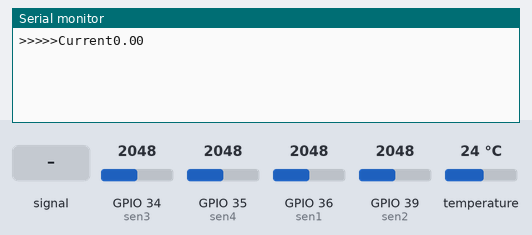
Simulated run of this sketch. Board: ESP32. On the bench: the last lines printed to the serial monitor. The test bench sets the inputs (shaded band); at power-on: temperature 24 °C, GPIO 34 (sen3) = 2048, GPIO 36 (sen1) = 2048, GPIO 35 (sen4) = 2048, GPIO 39 (sen2) = 2048.

Above: at 1.2 s.
1.3 s: GPIO 34 (sen3) fed a 200 Hz sine of ±327 counts around its level
At 5.6 s:
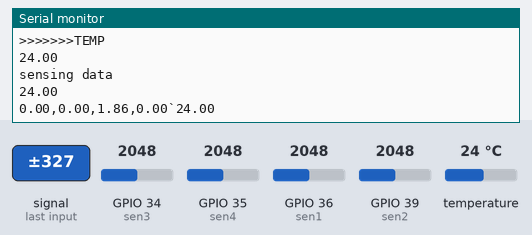
6.2 s: temperature set to 12 °C
At 7.5 s:
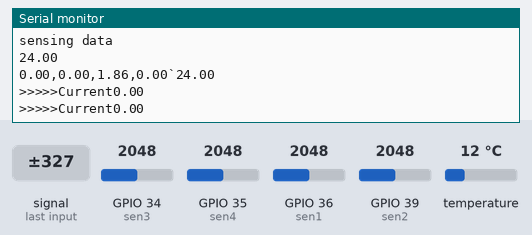
7.7 s: GPIO 34 (sen3) set to 2866
At 8.3 s:
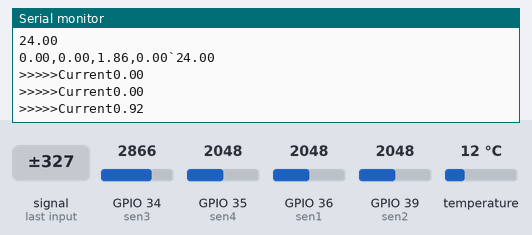
9.2 s: GPIO 36 (sen1) fed a 200 Hz sine of ±327 counts around its level
10.7 s: GPIO 39 (sen2) fed a 200 Hz sine of ±327 counts around its level
12.2 s: GPIO 36 (sen1) set to 2866
At 13.0 s:
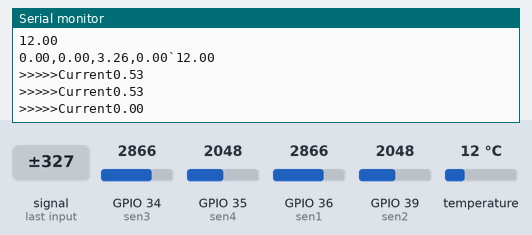
Timing chart, 0 to 14.7 s (numbered marks = the images above; inputs shaded):
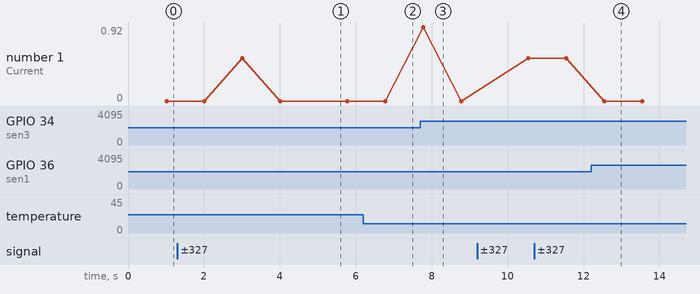

Measured:
- after the input at 1.3 s, the serial monitor: prints a new line after 1.7 s (image 1)
- after the input at 7.7 s, the serial monitor: prints a new line after 0.08 s (image 3)
- plotted number 1: 0 → 0.53 after the input at 9.2 s

The sketch:

WaterFilterU2V2.ino
```cpp
#include <SoftwareSerial.h>
#include <ArduinoJson.h>
#include <TaskScheduler.h>
#include <SoftwareSerial.h>
#include <DallasTemperature.h>
#include <OneWire.h>
const int ONE_WIRE_BUS = 15;
OneWire oneWire(ONE_WIRE_BUS);
DallasTemperature sensors(&oneWire);

DynamicJsonDocument meshDocs(512);
StaticJsonDocument<512> jsonDocument;
Scheduler ts;
void getVPP();
Task t1 (3000 * TASK_MILLISECOND, TASK_FOREVER, &getVPP, &ts, true);

bool button1_status = 0;
#define RXD2 19
#define TXD2 18
SoftwareSerial innercom(RXD2,TXD2);

const int sen1 = 36;
const int sen2 = 39;
const int sen3 = 34;
const int sen4 = 35;
const int st1 = 5;
const int st2 = 12;

String senseData = "";
String cmdData = "";
float currentMux[4] = {0,0,0,0};
String temperData = "none";

uint32_t messageTimestamp = 0;

void pinInit(){
   digitalWrite(st1, LOW);
   digitalWrite(st2, LOW);
}
void pinModeSet(){
   pinMode(sen1, INPUT);
   pinMode(sen2, INPUT);
   pinMode(sen3, INPUT);
   pinMode(sen4, INPUT);
   pinMode(st1, INPUT);
   pinMode(st2, INPUT);
}

void setup() {
    Serial.begin(115200);
    pinModeSet();
    pinInit();
    innercom.begin(19200);
    sensors.begin();
}

void handle_upload(){
    sensors.requestTemperatures();
    double present_tmp = sensors.getTempCByIndex(0);
    Serial.println(">>>>>>>TEMP");
    Serial.println(String(present_tmp));
    String bodyCurrent = "";
    for(int i = 0; i < 4; i++){
      bodyCurrent += String(currentMux[i])+",";
    }
    int removeAt = bodyCurrent.length() - 1;
    bodyCurrent.remove(removeAt);
    bodyCurrent = bodyCurrent + "`" + String(present_tmp);

    Serial.println("sensing data");
    Serial.println(present_tmp);
    Serial.println(bodyCurrent);

    String sdata = bodyCurrent.c_str();
    for(int i = 0 ; i < sdata.length(); i++ ){
       innercom.write(sdata[i]);
    }
}

void getVPP(){
  memset(currentMux, 0, sizeof(currentMux));
  for(int k = 0; k<4; k++){
    float result;
    int readValue;
    int maxValue = 0;
    int minValue = 4095;

     uint32_t start_time = millis();
     while((millis()-start_time) < 1000){
         if(k == 0){
            readValue = analogRead(sen1);
         }else if(k == 1){
            readValue = analogRead(sen2);
         }else if(k == 2){
            readValue = analogRead(sen3);
         }else{
            readValue = analogRead(sen4);
         }
         if (readValue > maxValue){
             maxValue = readValue;
         }
         if (readValue < minValue){
             minValue = readValue;
         }
     }
     result = ((maxValue - minValue) * 3.3)/4095.0;
     currentMux[k] = (result/2.0)*0.707*1000/100;
     Serial.print(">>>>>Current");
     Serial.println(String(result));
  }
}

void loop() {
    ts.execute();
    uint32_t now = millis();
    if(abs(now - messageTimestamp) > 1000){
       messageTimestamp = now;
       handle_upload();
    }
}
```
